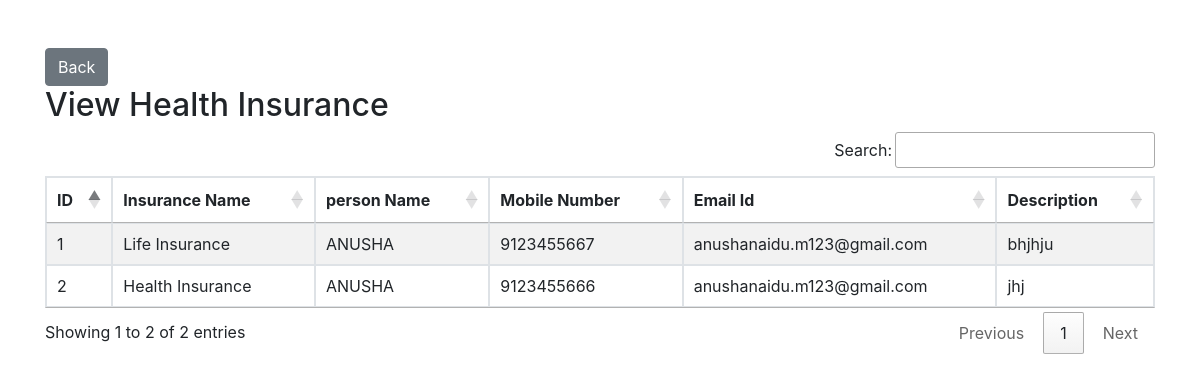
Screenshot of /viewhealthinsurance/ with the database file from the repository.
### anusha/models.py (models this page shows, shortened)
class healthInsurance(models.Model):
    insurance_name=models.CharField(max_length=100)
    name=models.CharField(max_length=100)
    mobile_number=models.CharField(max_length=15, unique=True)
    email_id = models.EmailField()
    messgae=models.TextField()

### anusha/views.py (the view)
# urls.py: path('viewhealthinsurance/',views.healthinsurance_view,name='insurancehealthview'),
def healthinsurance_view(request):
    health=healthInsurance.objects.all()
    return render(request,'customer/view_healthinsurance.html',{'health':health})

### anusha/templates/customer/view_healthinsurance.html (shortened to what this page needs)
<!DOCTYPE html>
<html lang="en">
<head>
    <link rel="stylesheet" href="https://maxcdn.bootstrapcdn.com/bootstrap/4.0.0/css/bootstrap.min.css">
    <link rel="stylesheet" href="https://cdn.datatables.net/1.13.7/css/jquery.dataTables.min.css">
    <link rel="stylesheet" href="https://cdn.datatables.net/buttons/2.4.2/css/buttons.dataTables.min.css">
    <link rel="stylesheet" href="https://cdn.datatables.net/responsive/2.4.0/css/responsive.dataTables.min.css">
</head>
<body>
    <div class="container mt-5">
        <button type="button" class="btn btn-secondary" onclick="window.history.back();">Back</button>
        <h2>View Health Insurance</h2>
        <table id="example" class="table table-bordered table-striped">
            <thead>
                <tr>
                    <th>ID</th>
                    <th>Insurance Name</th>
                    <th>person Name</th>
                    <th>Mobile Number</th>
                    <th>Email Id</th>
                    <th>Description</th>
                </tr>
            </thead>
            <tbody>
                {% for profile in health %}
                <tr>
                    <td>{{ profile.id }}</td>
                    <td>{{ profile.insurance_name }}</td>
                    <td>{{ profile.name }}</td>
                    <td>{{ profile.mobile_number }}</td>
                    <td>{{ profile.email_id }}</td>
                    <td>{{ profile.messgae}}</td>
                </tr>
                {% endfor %}
            </tbody>
        </table>
    </div>
</body>
</html>

### rows the page displays
healthInsurance: id "1", insurance_name "Life Insurance", name "ANUSHA", mobile_number "9123455667", email_id "anushanaidu.m123@gmail.com", messgae "bhjhju"
healthInsurance: id "2", insurance_name "Health Insurance", name "ANUSHA", mobile_number "9123455666", email_id "anushanaidu.m123@gmail.com", messgae "jhj"
